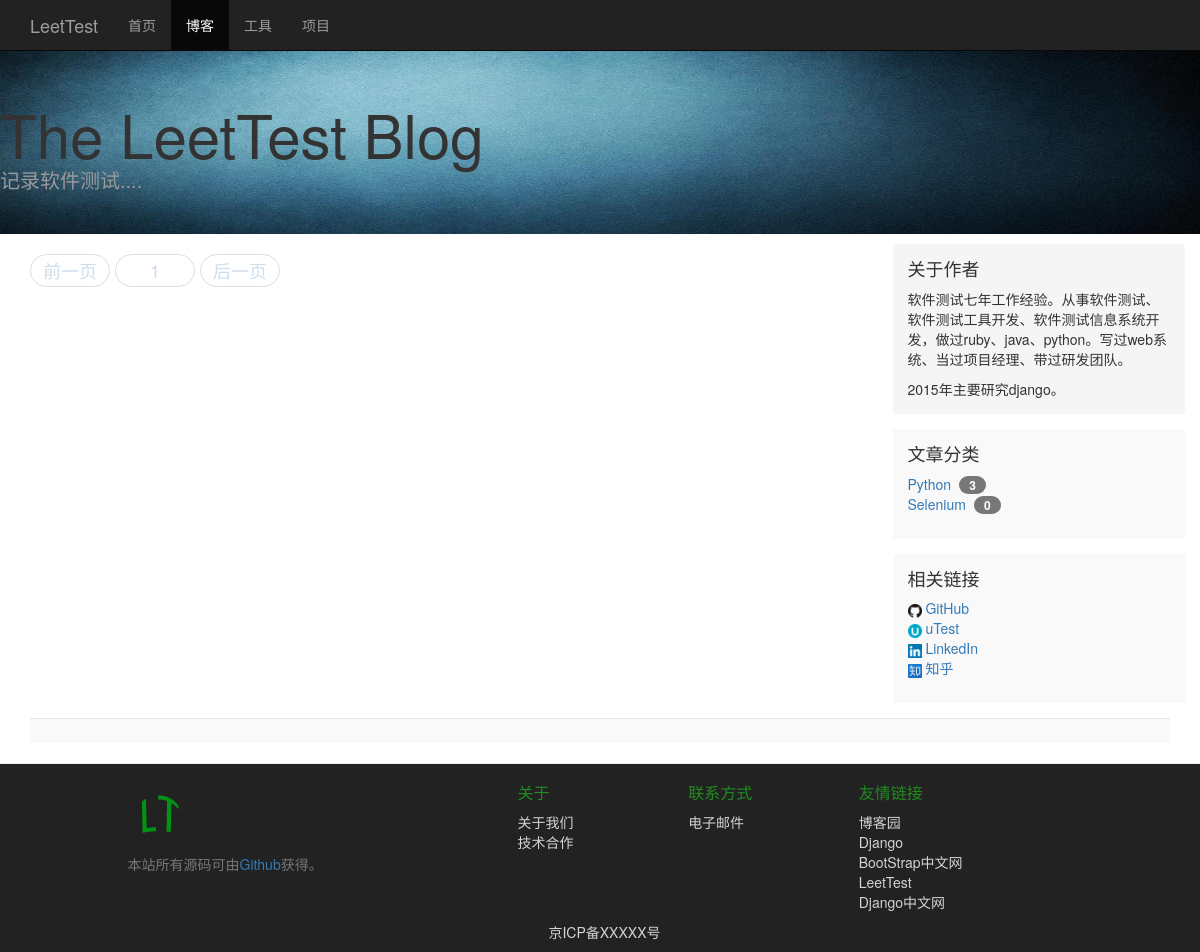
The app's page /blog/?categoryid=2, older data.
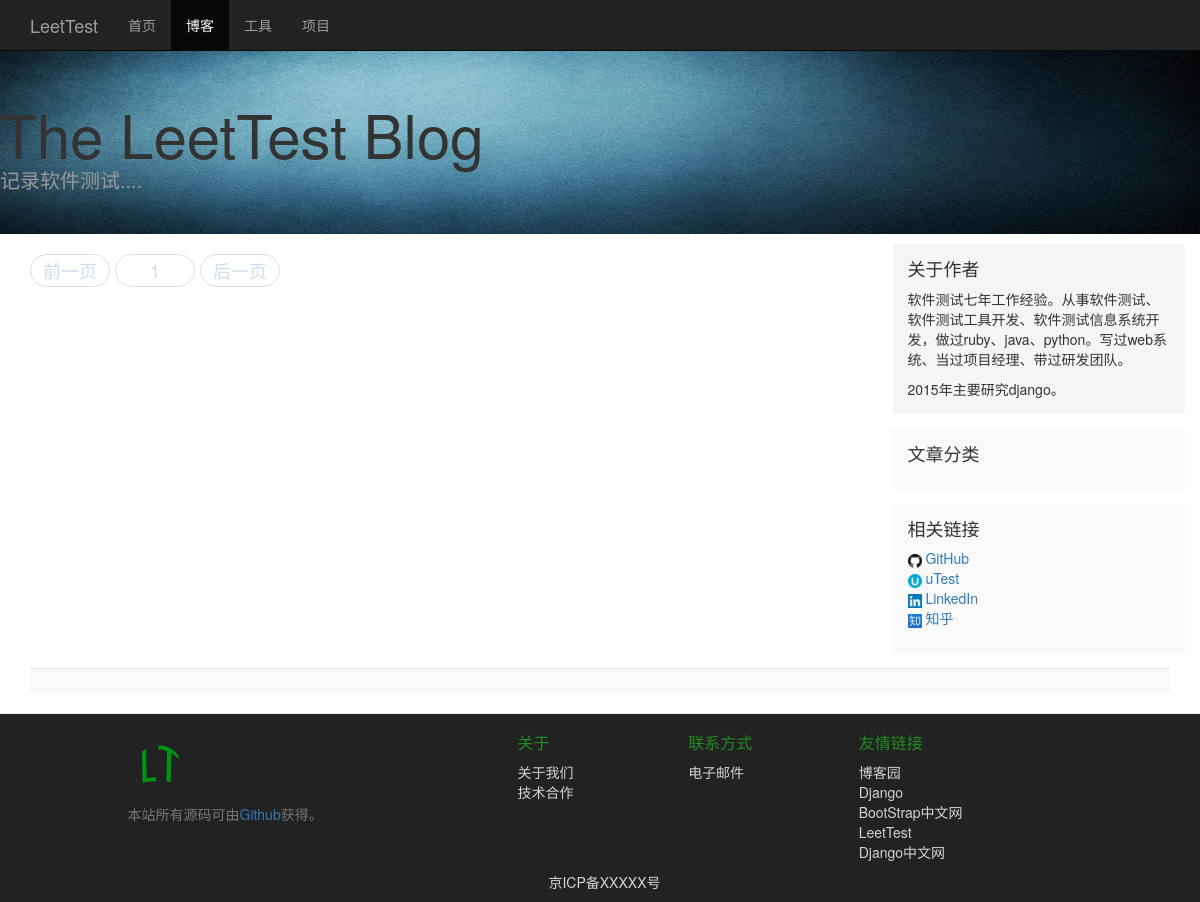
The same page, newer data.
### blog/models.py (models this page shows, shortened)
class Category(models.Model):
    name=models.CharField(max_length=20)

### blog/views.py (the view)
def list(request):
    all_articles = Article.objects.all().order_by("-publish_time")
    categorys=Category.objects.all()
    for category in categorys:
        category.article_num = 0
        for article in all_articles:
            if article.category == category:
                category.article_num += 1
        category.save()
    categoryid = request.GET.get('categoryid')
    if categoryid:
        all_articles = Article.objects.filter(category__id=int(categoryid)).order_by("-publish_time")
    p = Paginator(all_articles , 7)
    try:
        page = int(request.GET.get('page',1))
        if page < 1:
            page = 1
    except ValueError:
        page = 1
    try:
        articles = p.page(page)
    except PageNotAnInteger:
        articles = p.page(1)
    except EmptyPage:
        articles = p.page(p.num_pages)
    after_range_num = 3
    before_range_num = 2
    if page >= after_range_num:
        page_range = p.page_range[page - after_range_num:page + before_range_num]
    else:
        page_range = p.page_range[0:page + before_range_num]
    return render_to_response('article_list.html',locals())

### blog/templates/article_list.html (shortened to what this page needs)
{% extends "base.html" %}
{% block active-blog %}
  class="active"
{% endblock %}
{% block css %}
    <link href="/static/css/blog.css" rel="stylesheet">
{% endblock %}
{% block content %}
    <div class="blog-header"  style="background: url(/static/images/banner0.png) ;background-size:100% 100%;">
        <h1 class="blog-title">The LeetTest Blog</h1>
        <p class="lead blog-description">记录软件测试....</p>
    </div>
    <div class="container">
      <div class="row">
        <div class="col-sm-8 blog-main">
          <nav>
            <ul class="pager">
              	{% if articles.has_previous %}
			    	      <li><a href="?page={{ articles.previous_page_number }}">前一页</a></li>
      			    {% else %}
      			    	<li><a class="active">前一页</a></li>
      			    {% endif %}
      			    {% for p in page_range %}
      			      {% ifequal p page %}
      			      	<li><a class="active">{{p}}</a></li>
      			      {% else %}
      			      	<li><a href="?page={{p}}" title="第{{p}}页">{{p}}</a><li>
      			      {% endifequal %}
      			    {% endfor %}
      			    {% if articles.has_next %}
      			    	<li><a href="?page={{ articles.next_page_number }}">后一页</a></li>
      			    {% else %}
      			    	<li> <a class="active">后一页</a></li>
      			    {% endif %}
            </ul>
          </nav>
        </div>
        <div class="col-sm-3 col-sm-offset-1 blog-sidebar">
          <div class="sidebar-module sidebar-module-inset">
            <h4>关于作者</h4>
            <p>软件测试七年工作经验。从事软件测试、软件测试工具开发、软件测试信息系统开发，做过ruby、java、python。写过web系统、当过项目经理、带过研发团队。</p>
            <p>2015年主要研究django。</p>
          </div>
          <div class="sidebar-module">
            <h4>文章分类</h4>
            <ul class="list-unstyled">
             	{% for category in categorys %}
              		<li><a href="?categoryid={{ category.id }}">{{category.name}}&nbsp;&nbsp;<span class="badge">&nbsp;{{category.article_num}}&nbsp;</span></a></li>
          		{% endfor%}
            </ul>
          </div>
          <div class="sidebar-module">
            <h4>相关链接</h4>
            <ol class="list-unstyled">
              <li><a target="_blank" href="https://github.com/buaawp" ><img src="/static/images/web-icon/github.ico" /> GitHub</a></li>
              <li><a target="_blank" href="https://my.utest.com/platform/profile/dcb432b29d3d11e4bf8522000aa410c3"><img src="/static/images/web-icon/utest.ico" /> uTest</a></li>
              <li><a target="_blank" href="http://cn.linkedin.com/in/buaawp"><img src="/static/images/web-icon/linkedin.ico" /> LinkedIn</a></li>
              <li><a target="_blank" href="http://www.zhihu.com/people/buaawp"><img src="/static/images/web-icon/zhihu.ico" /> 知乎</a></li>
            </ol>
          </div>
        </div>
      </div>
    <footer class="blog-footer">
    </footer>
  </div>
{% endblock %}

Row changes from the older to the newer data that the page shows:
removed Category: name "Python", article_num "3"
removed Category: name "Selenium", article_num "0"
